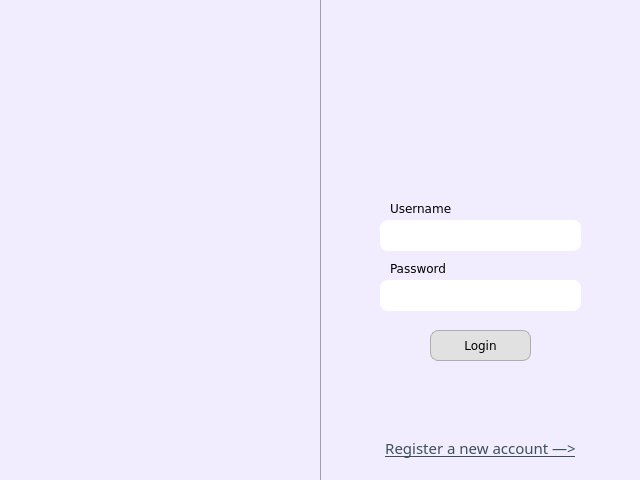
<?xml version="1.0" encoding="UTF-8"?>
<ui version="4.0">
 <class>LoginWindow</class>
 <widget class="QWidget" name="LoginWindow">
  <property name="geometry">
   <rect>
    <x>0</x>
    <y>0</y>
    <width>640</width>
    <height>480</height>
   </rect>
  </property>
  <property name="styleSheet">
   <string>background-color:#F2ECFF;</string>
  </property>
  <property name="windowIcon">
   <iconset resource="resources.qrc">
    <normaloff>:/resources/logoIcon.png</normaloff>:/resources/logoIcon.png</iconset>
  </property>
  <property name="autoFillBackground">
   <bool>false</bool>
  </property>
  <widget class="QLabel" name="banner">
   <property name="geometry">
    <rect>
     <x>0</x>
     <y>0</y>
     <width>320</width>
     <height>480</height>
    </rect>
   </property>
   <property name="text">
    <string/>
   </property>
   <property name="pixmap">
    <pixmap resource="resources.qrc">:/resources/bannerApp.png</pixmap>
   </property>
   <property name="scaledContents">
    <bool>true</bool>
   </property>
  </widget>
  <widget class="QFrame" name="formFrame">
   <property name="geometry">
    <rect>
     <x>0</x>
     <y>0</y>
     <width>640</width>
     <height>480</height>
    </rect>
   </property>
   <widget class="QLabel" name="loginUsernameLabel">
    <property name="geometry">
     <rect>
      <x>380</x>
      <y>198</y>
      <width>151</width>
      <height>21</height>
     </rect>
    </property>
    <property name="font">
     <font>
      <family>Verdana</family>
      <pointsize>9</pointsize>
     </font>
    </property>
    <property name="styleSheet">
     <string notr="true">padding-left: 7px;</string>
    </property>
    <property name="text">
     <string>Username</string>
    </property>
   </widget>
   <widget class="QLineEdit" name="loginUsernameInput">
    <property name="geometry">
     <rect>
      <x>380</x>
      <y>220</y>
      <width>201</width>
      <height>31</height>
     </rect>
    </property>
    <property name="font">
     <font>
      <family>Arial</family>
      <pointsize>11</pointsize>
     </font>
    </property>
    <property name="styleSheet">
     <string notr="true">border-radius: 8px;
padding-left: 8px;
background-color: white;</string>
    </property>
    <property name="text">
     <string/>
    </property>
    <property name="echoMode">
     <enum>QLineEdit::Normal</enum>
    </property>
    <property name="cursorPosition">
     <number>0</number>
    </property>
   </widget>
   <widget class="QLabel" name="loginPasswordLabel">
    <property name="geometry">
     <rect>
      <x>380</x>
      <y>258</y>
      <width>151</width>
      <height>21</height>
     </rect>
    </property>
    <property name="font">
     <font>
      <family>Verdana</family>
      <pointsize>9</pointsize>
     </font>
    </property>
    <property name="styleSheet">
     <string notr="true">padding-left: 7px;</string>
    </property>
    <property name="text">
     <string>Password</string>
    </property>
   </widget>
   <widget class="QLineEdit" name="loginPasswordInput">
    <property name="geometry">
     <rect>
      <x>380</x>
      <y>280</y>
      <width>201</width>
      <height>31</height>
     </rect>
    </property>
    <property name="font">
     <font>
      <family>Arial</family>
      <pointsize>11</pointsize>
     </font>
    </property>
    <property name="styleSheet">
     <string notr="true">border-radius: 8px;
      padding-left: 8px;
      background-color: white;</string>
    </property>
    <property name="text">
     <string/>
    </property>
    <property name="echoMode">
     <enum>QLineEdit::Password</enum>
    </property>
    <property name="cursorPosition">
     <number>0</number>
    </property>
   </widget>
   <widget class="QPushButton" name="loginButton">
    <property name="geometry">
     <rect>
      <x>430</x>
      <y>330</y>
      <width>101</width>
      <height>31</height>
     </rect>
    </property>
    <property name="font">
     <font>
      <family>Verdana</family>
      <pointsize>9</pointsize>
     </font>
    </property>
    <property name="cursor">
     <cursorShape>PointingHandCursor</cursorShape>
    </property>
    <property name="autoFillBackground">
     <bool>false</bool>
    </property>
    <property name="styleSheet">
     <string notr="true">QPushButton {
background-color: #E1E1E1;
border-radius: 8;
padding: 3px;
padding-left: 5px;
padding-right: 5px;
border-width: 1px;
border-color: #ADADAD;
border-style: solid;
}

QPushButton:hover {
background-color: #E4EFF9;
border-color: #0C7BD4;
}

QPushButton:pressed {
background-color: #CDE4F7;
border-color: #00559B;
}</string>
    </property>
    <property name="text">
     <string>Login</string>
    </property>
   </widget>
   <widget class="QLabel" name="loginErrorLabel">
    <property name="geometry">
     <rect>
      <x>380</x>
      <y>380</y>
      <width>201</width>
      <height>41</height>
     </rect>
    </property>
    <property name="font">
     <font>
      <family>Myanmar Text</family>
      <pointsize>9</pointsize>
     </font>
    </property>
    <property name="styleSheet">
     <string notr="true">color:red</string>
    </property>
    <property name="text">
     <string/>
    </property>
    <property name="alignment">
     <set>Qt::AlignCenter</set>
    </property>
   </widget>
   <widget class="QPushButton" name="loginText">
    <property name="geometry">
     <rect>
      <x>375</x>
      <y>436</y>
      <width>211</width>
      <height>24</height>
     </rect>
    </property>
    <property name="font">
     <font>
      <family>Myanmar Text</family>
      <pointsize>11</pointsize>
      <underline>true</underline>
     </font>
    </property>
    <property name="cursor">
     <cursorShape>PointingHandCursor</cursorShape>
    </property>
    <property name="focusPolicy">
     <enum>Qt::NoFocus</enum>
    </property>
    <property name="styleSheet">
     <string notr="true">color:#3C505B</string>
    </property>
    <property name="text">
     <string>Register a new account ―&gt;</string>
    </property>
    <property name="flat">
     <bool>true</bool>
    </property>
   </widget>
   <widget class="QPushButton" name="registerText">
    <property name="geometry">
     <rect>
      <x>720</x>
      <y>436</y>
      <width>161</width>
      <height>24</height>
     </rect>
    </property>
    <property name="font">
     <font>
      <family>Myanmar Text</family>
      <pointsize>11</pointsize>
      <underline>true</underline>
     </font>
    </property>
    <property name="cursor">
     <cursorShape>PointingHandCursor</cursorShape>
    </property>
    <property name="focusPolicy">
     <enum>Qt::NoFocus</enum>
    </property>
    <property name="styleSheet">
     <string notr="true">color:#3C505B</string>
    </property>
    <property name="text">
     <string>&lt;― Back to login page</string>
    </property>
    <property name="flat">
     <bool>true</bool>
    </property>
   </widget>
   <widget class="QLabel" name="registerEmailLabel">
    <property name="geometry">
     <rect>
      <x>700</x>
      <y>173</y>
      <width>151</width>
      <height>21</height>
     </rect>
    </property>
    <property name="font">
     <font>
      <family>Verdana</family>
      <pointsize>9</pointsize>
     </font>
    </property>
    <property name="styleSheet">
     <string notr="true">padding-left: 7px;</string>
    </property>
    <property name="text">
     <string>Email address</string>
    </property>
   </widget>
   <widget class="QLineEdit" name="registerEmailInput">
    <property name="geometry">
     <rect>
      <x>700</x>
      <y>195</y>
      <width>201</width>
      <height>31</height>
     </rect>
    </property>
    <property name="font">
     <font>
      <family>Arial</family>
      <pointsize>11</pointsize>
     </font>
    </property>
    <property name="styleSheet">
     <string notr="true">border-radius: 8px;
      padding-left: 8px;
      background-color: white;</string>
    </property>
    <property name="text">
     <string/>
    </property>
    <property name="echoMode">
     <enum>QLineEdit::Normal</enum>
    </property>
    <property name="cursorPosition">
     <number>0</number>
    </property>
   </widget>
   <widget class="QLabel" name="registerUsernameLabel">
    <property name="geometry">
     <rect>
      <x>700</x>
      <y>228</y>
      <width>151</width>
      <height>21</height>
     </rect>
    </property>
    <property name="font">
     <font>
      <family>Verdana</family>
      <pointsize>9</pointsize>
     </font>
    </property>
    <property name="styleSheet">
     <string notr="true">padding-left: 7px;</string>
    </property>
    <property name="text">
     <string>Username</string>
    </property>
   </widget>
   <widget class="QLineEdit" name="registerUsernameInput">
    <property name="geometry">
     <rect>
      <x>700</x>
      <y>250</y>
      <width>201</width>
      <height>31</height>
     </rect>
    </property>
    <property name="font">
     <font>
      <family>Arial</family>
      <pointsize>11</pointsize>
     </font>
    </property>
    <property name="styleSheet">
     <string notr="true">border-radius: 8px;
      padding-left: 8px;
      background-color: white;</string>
    </property>
    <property name="text">
     <string/>
    </property>
    <property name="echoMode">
     <enum>QLineEdit::Normal</enum>
    </property>
    <property name="cursorPosition">
     <number>0</number>
    </property>
   </widget>
   <widget class="QLabel" name="registerPasswordLabel">
    <property name="geometry">
     <rect>
      <x>700</x>
      <y>283</y>
      <width>151</width>
      <height>21</height>
     </rect>
    </property>
    <property name="font">
     <font>
      <family>Verdana</family>
      <pointsize>9</pointsize>
     </font>
    </property>
    <property name="styleSheet">
     <string notr="true">padding-left: 7px;</string>
    </property>
    <property name="text">
     <string>Password</string>
    </property>
   </widget>
   <widget class="QLineEdit" name="registerPasswordInput">
    <property name="geometry">
     <rect>
      <x>700</x>
      <y>305</y>
      <width>201</width>
      <height>31</height>
     </rect>
    </property>
    <property name="font">
     <font>
      <family>Arial</family>
      <pointsize>11</pointsize>
     </font>
    </property>
    <property name="styleSheet">
     <string notr="true">border-radius: 8px;
padding-left: 8px;
background-color: white;</string>
    </property>
    <property name="text">
     <string/>
    </property>
    <property name="echoMode">
     <enum>QLineEdit::Password</enum>
    </property>
    <property name="cursorPosition">
     <number>0</number>
    </property>
   </widget>
   <widget class="QPushButton" name="registerButton">
    <property name="geometry">
     <rect>
      <x>750</x>
      <y>350</y>
      <width>101</width>
      <height>31</height>
     </rect>
    </property>
    <property name="font">
     <font>
      <family>Verdana</family>
      <pointsize>9</pointsize>
     </font>
    </property>
    <property name="cursor">
     <cursorShape>PointingHandCursor</cursorShape>
    </property>
    <property name="autoFillBackground">
     <bool>false</bool>
    </property>
    <property name="styleSheet">
     <string notr="true">QPushButton {
background-color: #E1E1E1;
border-radius: 8;
padding: 3px;
padding-left: 5px;
padding-right: 5px;
border-width: 1px;
border-color: #ADADAD;
border-style: solid;
}

QPushButton:hover {
background-color: #E4EFF9;
border-color: #0C7BD4;
}

QPushButton:pressed {
background-color: #CDE4F7;
border-color: #00559B;
}</string>
    </property>
    <property name="text">
     <string>Register</string>
    </property>
   </widget>
   <widget class="QLabel" name="registerErrorLabel">
    <property name="geometry">
     <rect>
      <x>700</x>
      <y>390</y>
      <width>201</width>
      <height>41</height>
     </rect>
    </property>
    <property name="font">
     <font>
      <family>Myanmar Text</family>
      <pointsize>9</pointsize>
     </font>
    </property>
    <property name="styleSheet">
     <string notr="true">color:red</string>
    </property>
    <property name="text">
     <string/>
    </property>
    <property name="alignment">
     <set>Qt::AlignCenter</set>
    </property>
   </widget>
   <widget class="QPushButton" name="loggedNewButton">
    <property name="geometry">
     <rect>
      <x>70</x>
      <y>280</y>
      <width>181</width>
      <height>42</height>
     </rect>
    </property>
    <property name="font">
     <font>
      <family>Verdana</family>
      <pointsize>11</pointsize>
     </font>
    </property>
    <property name="cursor">
     <cursorShape>PointingHandCursor</cursorShape>
    </property>
    <property name="styleSheet">
     <string notr="true">QPushButton {
	text-align: left;
}
QPushButton:hover {
	text-align: left;
	font-size: 16px;
}</string>
    </property>
    <property name="text">
     <string> New Document</string>
    </property>
    <property name="icon">
     <iconset resource="resources.qrc">
      <normaloff>:/resources/newDoc.png</normaloff>:/resources/newDoc.png</iconset>
    </property>
    <property name="iconSize">
     <size>
      <width>40</width>
      <height>40</height>
     </size>
    </property>
    <property name="flat">
     <bool>true</bool>
    </property>
   </widget>
   <widget class="QPushButton" name="loggedOpenButton">
    <property name="geometry">
     <rect>
      <x>70</x>
      <y>320</y>
      <width>191</width>
      <height>42</height>
     </rect>
    </property>
    <property name="font">
     <font>
      <family>Verdana</family>
      <pointsize>11</pointsize>
     </font>
    </property>
    <property name="cursor">
     <cursorShape>PointingHandCursor</cursorShape>
    </property>
    <property name="styleSheet">
     <string notr="true">QPushButton {
	text-align: left;
}
QPushButton:hover {
	text-align: left;
	font-size: 16px;
}</string>
    </property>
    <property name="text">
     <string> Open Document</string>
    </property>
    <property name="icon">
     <iconset resource="resources.qrc">
      <normaloff>:/resources/openDoc.png</normaloff>:/resources/openDoc.png</iconset>
    </property>
    <property name="iconSize">
     <size>
      <width>40</width>
      <height>40</height>
     </size>
    </property>
    <property name="flat">
     <bool>true</bool>
    </property>
   </widget>
   <widget class="QPushButton" name="loggedLogoutButton">
    <property name="geometry">
     <rect>
      <x>76</x>
      <y>400</y>
      <width>111</width>
      <height>42</height>
     </rect>
    </property>
    <property name="font">
     <font>
      <family>Verdana</family>
      <pointsize>11</pointsize>
     </font>
    </property>
    <property name="cursor">
     <cursorShape>PointingHandCursor</cursorShape>
    </property>
    <property name="styleSheet">
     <string notr="true">QPushButton {
	text-align: left;
}
QPushButton:hover {
	text-align: left;
	font-size: 16px;
}</string>
    </property>
    <property name="text">
     <string>Logout</string>
    </property>
    <property name="icon">
     <iconset resource="resources.qrc">
      <normaloff>:/resources/logOut.png</normaloff>:/resources/logOut.png</iconset>
    </property>
    <property name="iconSize">
     <size>
      <width>40</width>
      <height>40</height>
     </size>
    </property>
    <property name="flat">
     <bool>true</bool>
    </property>
   </widget>
   <widget class="QToolButton" name="loggedSettingsButton">
    <property name="geometry">
     <rect>
      <x>245</x>
      <y>190</y>
      <width>36</width>
      <height>21</height>
     </rect>
    </property>
    <property name="styleSheet">
     <string notr="true">color: #707070;</string>
    </property>
    <property name="text">
     <string/>
    </property>
    <property name="icon">
     <iconset resource="resources.qrc">
      <normaloff>:/resources/ic_settings_18pt_2x.png</normaloff>:/resources/ic_settings_18pt_2x.png</iconset>
    </property>
    <property name="iconSize">
     <size>
      <width>20</width>
      <height>20</height>
     </size>
    </property>
    <property name="popupMode">
     <enum>QToolButton::InstantPopup</enum>
    </property>
    <property name="autoRaise">
     <bool>true</bool>
    </property>
   </widget>
   <widget class="QLabel" name="loggedWelcomeLabel">
    <property name="geometry">
     <rect>
      <x>110</x>
      <y>190</y>
      <width>71</width>
      <height>21</height>
     </rect>
    </property>
    <property name="font">
     <font>
      <family>Verdana</family>
      <pointsize>11</pointsize>
     </font>
    </property>
    <property name="text">
     <string>Welcome</string>
    </property>
   </widget>
   <widget class="QLabel" name="loggedAvatar">
    <property name="geometry">
     <rect>
      <x>40</x>
      <y>190</y>
      <width>60</width>
      <height>60</height>
     </rect>
    </property>
    <property name="styleSheet">
     <string notr="true"/>
    </property>
    <property name="frameShape">
     <enum>QFrame::Panel</enum>
    </property>
    <property name="frameShadow">
     <enum>QFrame::Raised</enum>
    </property>
    <property name="lineWidth">
     <number>1</number>
    </property>
    <property name="text">
     <string/>
    </property>
    <property name="pixmap">
     <pixmap resource="resources.qrc">:/resources/avatar.png</pixmap>
    </property>
    <property name="scaledContents">
     <bool>true</bool>
    </property>
   </widget>
   <widget class="QLabel" name="loggedUsernameLabel">
    <property name="geometry">
     <rect>
      <x>110</x>
      <y>212</y>
      <width>151</width>
      <height>39</height>
     </rect>
    </property>
    <property name="font">
     <font>
      <family>Verdana</family>
      <pointsize>14</pointsize>
     </font>
    </property>
    <property name="text">
     <string>dario.patti90</string>
    </property>
   </widget>
   <widget class="QPushButton" name="loggedURIButton">
    <property name="geometry">
     <rect>
      <x>70</x>
      <y>360</y>
      <width>186</width>
      <height>42</height>
     </rect>
    </property>
    <property name="font">
     <font>
      <family>Verdana</family>
      <pointsize>11</pointsize>
     </font>
    </property>
    <property name="cursor">
     <cursorShape>PointingHandCursor</cursorShape>
    </property>
    <property name="styleSheet">
     <string notr="true">QPushButton {
	text-align: left;
}
QPushButton:hover {
	text-align: left;
	font-size: 16px;
}</string>
    </property>
    <property name="text">
     <string> Open From URI</string>
    </property>
    <property name="icon">
     <iconset resource="resources.qrc">
      <normaloff>:/resources/openURI.png</normaloff>:/resources/openURI.png</iconset>
    </property>
    <property name="iconSize">
     <size>
      <width>40</width>
      <height>40</height>
     </size>
    </property>
    <property name="flat">
     <bool>true</bool>
    </property>
   </widget>
   <widget class="QFrame" name="informationWhiteFrame">
    <property name="geometry">
     <rect>
      <x>640</x>
      <y>0</y>
      <width>320</width>
      <height>480</height>
     </rect>
    </property>
    <property name="styleSheet">
     <string notr="true">background: #F2ECFF;</string>
    </property>
    <property name="frameShape">
     <enum>QFrame::NoFrame</enum>
    </property>
    <property name="frameShadow">
     <enum>QFrame::Plain</enum>
    </property>
    <widget class="QLabel" name="informationLabel">
     <property name="geometry">
      <rect>
       <x>5</x>
       <y>200</y>
       <width>310</width>
       <height>100</height>
      </rect>
     </property>
     <property name="font">
      <font>
       <family>Gill Sans MT</family>
       <pointsize>12</pointsize>
       <weight>75</weight>
       <bold>true</bold>
      </font>
     </property>
     <property name="text">
      <string></string>
     </property>
     <property name="alignment">
      <set>Qt::AlignCenter</set>
     </property>
    </widget>
    <widget class="QPushButton" name="informationButton">
     <property name="geometry">
      <rect>
       <x>110</x>
       <y>330</y>
       <width>101</width>
       <height>31</height>
      </rect>
     </property>
     <property name="font">
      <font>
       <family>Verdana</family>
       <pointsize>9</pointsize>
      </font>
     </property>
     <property name="cursor">
      <cursorShape>PointingHandCursor</cursorShape>
     </property>
     <property name="autoFillBackground">
      <bool>false</bool>
     </property>
     <property name="styleSheet">
      <string notr="true">QPushButton {
       background-color: #E1E1E1;
       border-radius: 8;
       padding: 3px;
       padding-left: 5px;
       padding-right: 5px;
       border-width: 1px;
       border-color: #ADADAD;
       border-style: solid;
       }

       QPushButton:hover {
       background-color: #E4EFF9;
       border-color: #0C7BD4;
       }

       QPushButton:pressed {
       background-color: #CDE4F7;
       border-color: #00559B;
       }</string>
     </property>
     <property name="text">
      <string></string>
     </property>
    </widget>
   </widget>
   <widget class="QLabel" name="informationImage">
    <property name="geometry">
     <rect>
      <x>110</x>
      <y>270</y>
      <width>100</width>
      <height>100</height>
     </rect>
    </property>
    <property name="text">
     <string/>
    </property>
    <property name="scaledContents">
     <bool>true</bool>
    </property>
   </widget>
   <zorder>loginUsernameLabel</zorder>
   <zorder>loginUsernameInput</zorder>
   <zorder>loginPasswordInput</zorder>
   <zorder>loginPasswordLabel</zorder>
   <zorder>loginButton</zorder>
   <zorder>loginErrorLabel</zorder>
   <zorder>loginText</zorder>
   <zorder>registerText</zorder>
   <zorder>registerEmailLabel</zorder>
   <zorder>registerEmailInput</zorder>
   <zorder>registerUsernameLabel</zorder>
   <zorder>registerUsernameInput</zorder>
   <zorder>registerPasswordLabel</zorder>
   <zorder>registerPasswordInput</zorder>
   <zorder>registerButton</zorder>
   <zorder>registerErrorLabel</zorder>
   <zorder>informationWhiteFrame</zorder>
   <zorder>loggedNewButton</zorder>
   <zorder>loggedOpenButton</zorder>
   <zorder>loggedLogoutButton</zorder>
   <zorder>loggedSettingsButton</zorder>
   <zorder>loggedWelcomeLabel</zorder>
   <zorder>loggedAvatar</zorder>
   <zorder>loggedUsernameLabel</zorder>
   <zorder>loggedURIButton</zorder>
  </widget>
  <widget class="QFrame" name="titleBar">
   <property name="geometry">
    <rect>
     <x>0</x>
     <y>0</y>
     <width>640</width>
     <height>30</height>
    </rect>
   </property>
   <widget class="QPushButton" name="closeButton">
    <property name="geometry">
     <rect>
      <x>610</x>
      <y>5</y>
      <width>21</width>
      <height>23</height>
     </rect>
    </property>
    <property name="cursor">
     <cursorShape>PointingHandCursor</cursorShape>
    </property>
    <property name="text">
     <string/>
    </property>
    <property name="icon">
     <iconset resource="resources.qrc">
      <normaloff>:/resources/closeButton.png</normaloff>:/resources/closeButton.png</iconset>
    </property>
    <property name="flat">
     <bool>true</bool>
    </property>
   </widget>
   <widget class="QPushButton" name="minimizeButton">
    <property name="geometry">
     <rect>
      <x>589</x>
      <y>5</y>
      <width>21</width>
      <height>23</height>
     </rect>
    </property>
    <property name="cursor">
     <cursorShape>PointingHandCursor</cursorShape>
    </property>
    <property name="text">
     <string/>
    </property>
    <property name="icon">
     <iconset resource="resources.qrc">
      <normaloff>:/resources/minimizeButton.png</normaloff>:/resources/minimizeButton.png</iconset>
    </property>
    <property name="flat">
     <bool>true</bool>
    </property>
   </widget>
  </widget>
  <widget class="QLabel" name="formLogo">
   <property name="geometry">
    <rect>
     <x>420</x>
     <y>45</y>
     <width>120</width>
     <height>120</height>
    </rect>
   </property>
   <property name="text">
    <string/>
   </property>
   <property name="pixmap">
    <pixmap resource="resources.qrc">:/resources/logoApp.png</pixmap>
   </property>
   <property name="scaledContents">
    <bool>true</bool>
   </property>
  </widget>
  <widget class="Line" name="verticalSeparator">
   <property name="geometry">
    <rect>
     <x>320</x>
     <y>-1</y>
     <width>1</width>
     <height>482</height>
    </rect>
   </property>
   <property name="sizePolicy">
    <sizepolicy hsizetype="Fixed" vsizetype="Fixed">
     <horstretch>0</horstretch>
     <verstretch>0</verstretch>
    </sizepolicy>
   </property>
   <property name="frameShadow">
    <enum>QFrame::Raised</enum>
   </property>
   <property name="orientation">
    <enum>Qt::Vertical</enum>
   </property>
  </widget>
  <action name="actionChangeUsername">
   <property name="text">
    <string>Change your username</string>
   </property>
  </action>
  <action name="actionChangePassword">
   <property name="text">
    <string>Change your password</string>
   </property>
  </action>
  <action name="actionChangeAvatar">
   <property name="text">
    <string>Change your avatar</string>
   </property>
  </action>
  <zorder>formFrame</zorder>
  <zorder>formLogo</zorder>
  <zorder>titleBar</zorder>
  <zorder>banner</zorder>
  <zorder>verticalSeparator</zorder>
 </widget>
 <resources>
  <include location="resources.qrc"/>
 </resources>
 <connections/>
</ui>
